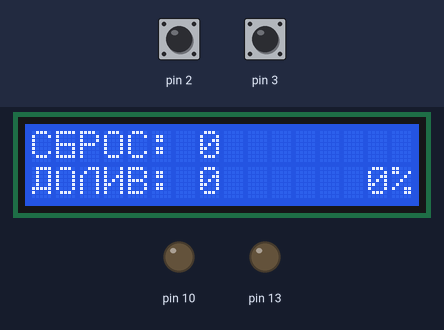
The sketch below on a simulated Arduino Uno, built with avr-gcc and run on an emulated ATmega328P. On the bench: 16×2 character LCD, output pins drawn as LEDs (lit = HIGH). Inputs (shaded band) come from the test bench; at power-on: pin 2 HIGH, pin 3 HIGH.

Above: at 1.2 s.
1.3 s: pin 2 pulled LOW for 0.15 s
At 2.1 s:
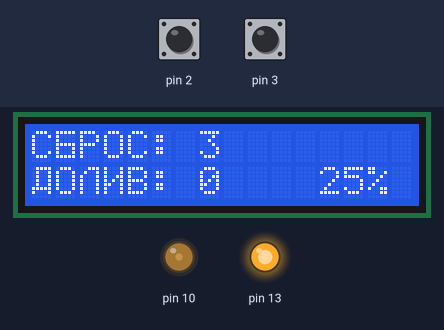
2.9 s: pin 2 pulled LOW for 1 s
At 4.0 s:
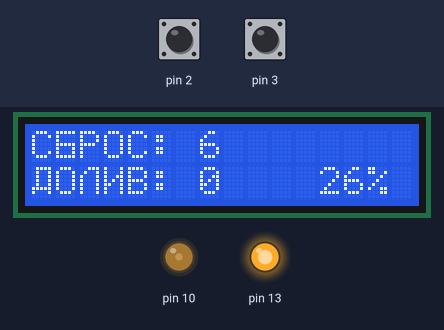
5.4 s: pin 3 pulled LOW for 0.15 s
At 6.6 s:
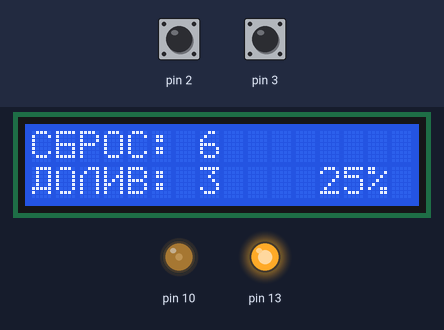
7.0 s: pin 3 pulled LOW for 1 s
At 7.5 s:
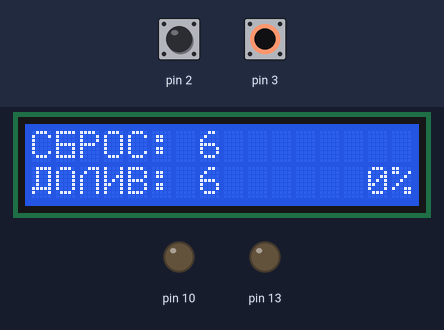
Timing chart, 0 to 10.0 s (numbered marks = the images above; inputs shaded):
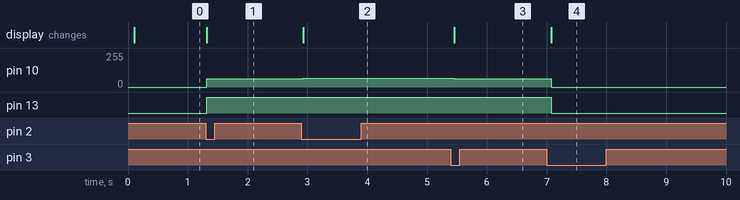

Measured:
- after the input at 1.3 s, pin 10: 0/255 → 63/255 at once; pin 13: LOW → HIGH at once; the display: changes at once (image 1)
- after the input at 2.9 s, pin 10: 63/255 → 66/255 at once; the display: changes at once (image 2)
- after the input at 5.4 s, pin 10: 66/255 → 63/255 after 0.06 s; the display: changes after 0.06 s (image 3)
- after the input at 7.0 s, pin 10: 63/255 → 0/255 after 0.07 s; pin 13: HIGH → LOW after 0.07 s; the display: changes after 0.08 s (image 4)

The sketch:

Oil_hange.ino
```cpp
#include <Wire.h>
#include <LiquidCrystal.h>
LiquidCrystal lcd(4, 5, 6, 7, 8, 9);

const float calibrationFactor = 4.5; //Калибровка счетчиков 4.5 = 450 импульсов/литр
const byte StartPWM = 60;            //Минимальный ШИМ запуска насоса 0-255
const int Tik = 100;                 //Интервал обновления экрана и пересчета в мс.
volatile byte pulseCount1;
volatile byte pulseCount2;
unsigned long TotalMl1;
unsigned long TotalMl2;
unsigned long oldTime;
unsigned long CurMillis;

//для floatToString
char charBuf[8];
static byte addon_letters[16];

void init_rus(const char* letters_use ){ // добавляет к шрифтам дисплея русские буквы
  // в качестве параметра можно использовать буквы: "БГДЖЗИЙЛПУФЦЧШЩЬЪЫЭЮЯ"
  // до 16 букв, но рекомендуется не более 8
  // таблица букв
  static byte letters[][8]   = {
    { B11111, B10000, B10000, B11111, B10001, B10001, B11111, B00000 },//Б
    { B11111, B10000, B10000, B10000, B10000, B10000, B10000, B00000 },//Г
    { B01111, B01001, B01001, B01001, B01001, B11111, B10001, B00000 },//Д
    { B10101, B10101, B10101, B01110, B10101, B10101, B10101, B00000 },//Ж
    { B01110, B10001, B00001, B00110, B00001, B10001, B01110, B00000 },//З
    { B10001, B10001, B10011, B10101, B11001, B10001, B10001, B00000 },//И
    { B10101, B10101, B10011, B10101, B11001, B10001, B10001, B00000 },//Й
    { B00111, B01001, B10001, B10001, B10001, B10001, B10001, B00000 },//Л
    { B11111, B10001, B10001, B10001, B10001, B10001, B10001, B00000 },//П
    { B10001, B10001, B10001, B01111, B00001, B10001, B01110, B00000 },//У
    { B01110, B10101, B10101, B10101, B01110, B00100, B00100, B00000 },//Ф
    { B10001, B10001, B10001, B10001, B10001, B10001, B11111, B00001 },//Ц
    { B10001, B10001, B10001, B01111, B00001, B00001, B00001, B00000 },//Ч
    { B10101, B10101, B10101, B10101, B10101, B10101, B11111, B00000 },//Ш
    { B10101, B10101, B10101, B10101, B10101, B10101, B11111, B00001 },//Щ
    { B10000, B10000, B10000, B11110, B10001, B10001, B11110, B00000 },//Ь
    { B11000, B01000, B01110, B01001, B01001, B01001, B01110, B00000 },//Ъ
    { B10001, B10001, B10001, B11101, B10101, B10101, B11101, B00000 },//Ы
    { B11110, B00001, B00001, B01111, B00001, B00001, B11110, B00000 },//Э
    { B10111, B10101, B10101, B11101, B10101, B10101, B10111, B00000 },//Ю
    { B01111, B10001, B10001, B01111, B10001, B10001, B10001, B00000 },//Я
  };
  static char chars[] = {'Б', 'Г', 'Д', 'Ж', 'З', 'И', 'Й', 'Л', 'П', 'У', 'Ф', 'Ц', 'Ч', 'Ш', 'Щ', 'Ь', 'Ъ', 'Ы', 'Э', 'Ю', 'Я'};
  static byte empty[8] = { 0, 0, 0, 0, 0, 0, 0, 0 };
  int index = 0, cl = sizeof(chars) / sizeof(char), i, j, symb;
  memset(addon_letters, 0, sizeof(addon_letters));
  for ( j = 0; j < (int)strlen(letters_use) && j < 16; j++ )
    lcd.createChar(j, empty);

  for ( j = 0; j < (int)strlen(letters_use) && j < 16; j++ )
  {
    symb = -1;
    for ( i = 0; i < cl; i++ ) if ( chars[i] == letters_use[j] ) {
        symb = i;
        addon_letters[index] = letters_use[j];
        break;
      }
    if ( symb != -1 ) {
      lcd.createChar(index, letters[symb]);
      index++;
    }
  }
}

void print_rus(char *str) {  // Печать на LCD русскими буквами с автозаменой кирилицы на латиницу
  static char rus_letters[] = {'А', 'В', 'Е', 'Ё', 'К', 'М', 'Н', 'О', 'Р', 'С', 'Т', 'Х'};
  static char trans_letters[] = {'A', 'B', 'E', 'E', 'K', 'M', 'H', 'O', 'P', 'C', 'T', 'X'};
  int lcount = sizeof(rus_letters) / sizeof(char), i, j;
  for ( i = 0; i < (int)strlen(str); i++ )
  {
    if ( byte(str[i]) == 208 ) continue; // 208 игнорируем
    int found = 0;
    for (j = 0; j < 16; j++) if ( addon_letters[j] != 0 && byte(str[i]) == byte(addon_letters[j]) ) {
        lcd.write(j);
        found = 1;
        break;
      }
    if (!found) for (j = 0; j < lcount; j++) if ( byte(str[i]) == byte(rus_letters[j]) ) {
          lcd.write(trans_letters[j]);
          found = 1;
          break;
        }
    if (!found) lcd.write(byte(str[i]));
  }
}

void print_rus(int x, int y, char *str) { // Печать на LCD русскими буквами по указанным координатам
  lcd.setCursor(x, y);
  print_rus(str);
}

char * floatToString(char * outstr, double val, byte precision, byte widthp){ //буфер под результат, число, точность (после запятой), минимальная длина
  char temp[16];
  byte i;

  //обсчёт округления
  double roundingFactor = 0.5;
  unsigned long mult = 1;
  for (i = 0; i < precision; i++)
  {
    roundingFactor /= 10.0;
    mult *= 10;
  }

  temp[0]='\0';
  outstr[0]='\0';

  if(val < 0.0){
    strcpy(outstr,"-\0");
    val = -val;
  }

  val += roundingFactor;

  strcat(outstr, itoa(int(val),temp,10));  // целая часть
  if( precision > 0) {
    strcat(outstr, ".\0"); // дробная
    unsigned long frac;
    unsigned long mult = 1;
    byte padding = precision -1;
    while(precision--)
      mult *=10;

    if(val >= 0)
      frac = (val - int(val)) * mult;
    else
      frac = (int(val)- val ) * mult;
    unsigned long frac1 = frac;

    while(frac1 /= 10)
      padding--;

    while(padding--)
      strcat(outstr,"0\0");

    strcat(outstr,itoa(frac,temp,10));
  }

  return outstr;
}

void setup(){

  lcd.begin(16, 2);
  init_rus("БДЛИ");                     // добавляем буквы до 16 лучше до 8
  //               12345678901234567890

  print_rus(0, 0, (char*)"СБРОС: ");
  print_rus(0, 1, (char*)"ДОЛИВ: ");

  pinMode(2, INPUT);
  pinMode(3, INPUT);
  digitalWrite(2,HIGH);
  digitalWrite(3,HIGH);

  pinMode(10, OUTPUT);
  pinMode(13, OUTPUT);
  attachInterrupt(0, pulseCounter1, FALLING); // пин D2
  attachInterrupt(1, pulseCounter2, FALLING); // пин D3
}

void loop(){
   if((millis() - oldTime) > Tik)
  {
    CurMillis = millis() - oldTime;
    oldTime = millis();
    TotalMl1 += 1000 / CurMillis * pulseCount1 / calibrationFactor / 60 * Tik;
    TotalMl2 += 1000 / CurMillis * pulseCount2 / calibrationFactor / 60 * Tik;
    pulseCount1 = 0;
    pulseCount2 = 0;

    print_rus(7, 0, floatToString(charBuf,TotalMl1,0,8));
    print_rus(7, 1, floatToString(charBuf,TotalMl2,0,8));
    if (TotalMl1 > TotalMl2) {
        digitalWrite(13,HIGH);
        int razn = TotalMl1 - TotalMl2;
        int intens = min(razn + StartPWM,255);
        //print_rus(11, 0, left(strcat(razn,"    ")),5);
        print_rus(12, 1, strcat(floatToString(charBuf,intens/2.55,0,3),"%  "));
        analogWrite(10,intens);
      } else {
        digitalWrite(13,LOW);
        analogWrite(10,0);
        print_rus(12, 1, "  0%");
      };
  }
}

void pulseCounter1(){
  pulseCount1++;
}

void pulseCounter2(){
  pulseCount2++;
}
```
